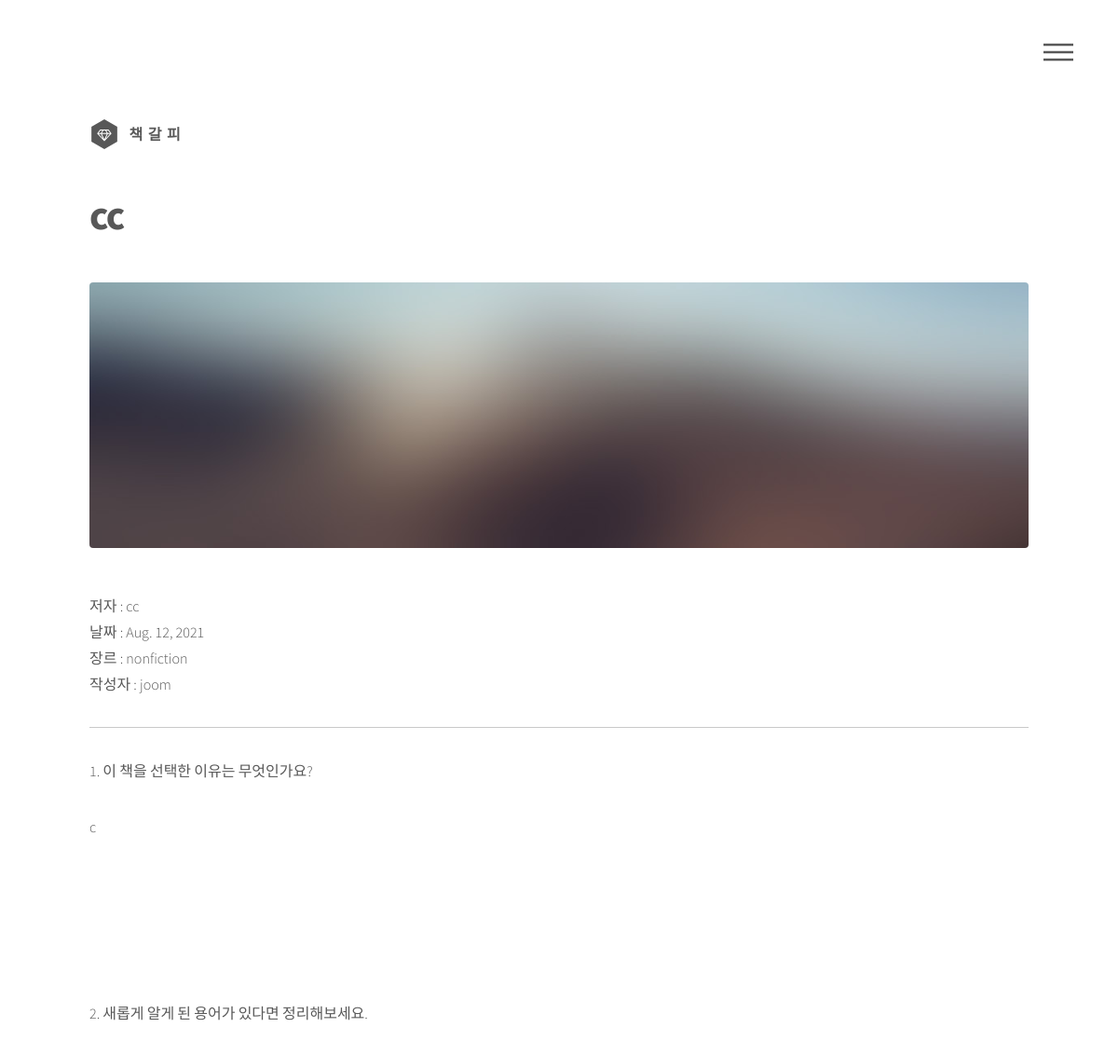
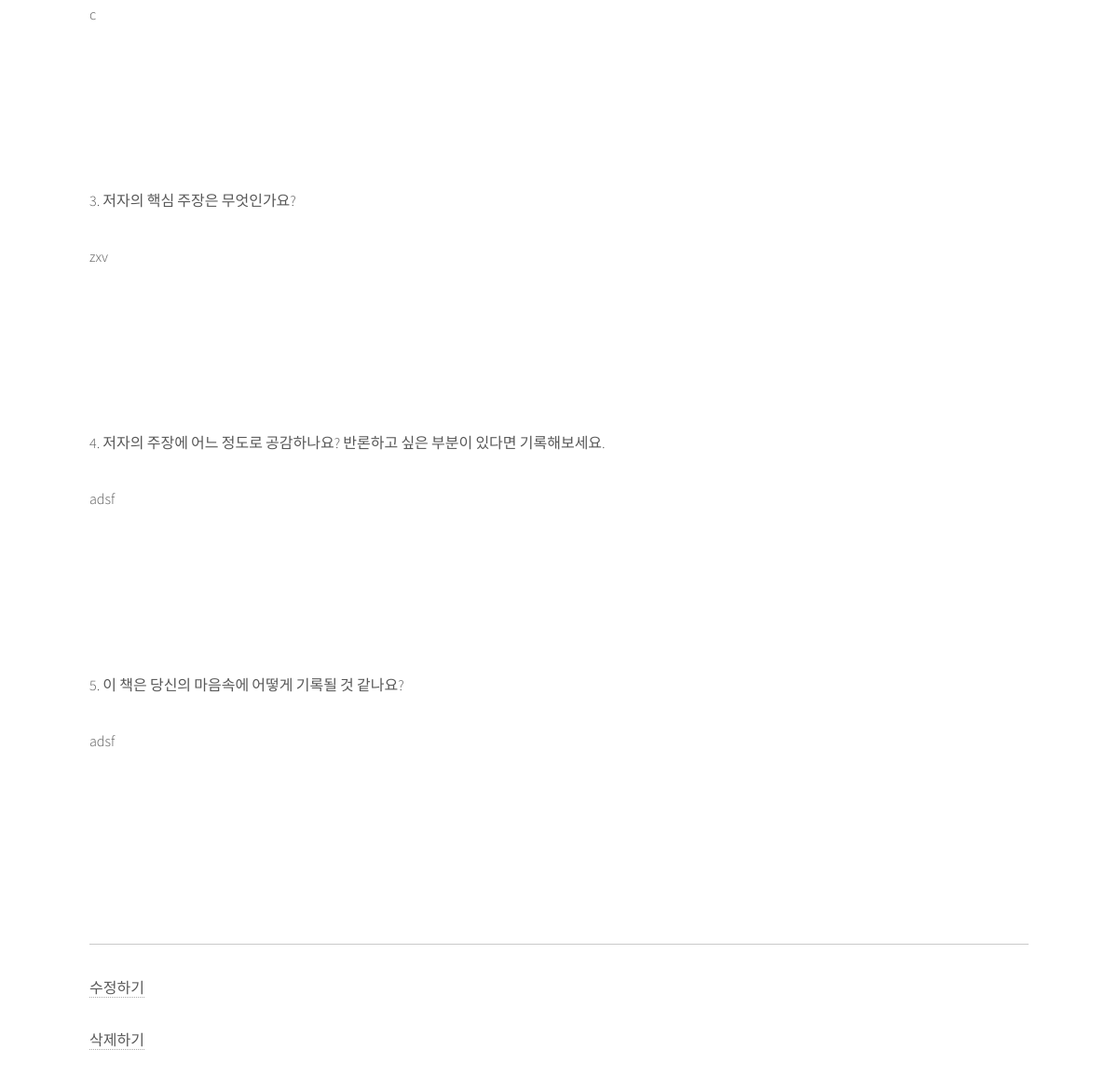
/2, run on the app's committed database (2 pictures, top to bottom).
### main/models.py (models this page shows, shortened)
class Book(models.Model):# 소설,시,비문학,에세이에 공통적으로 사용되는 모델입니다.
    title = models.CharField(max_length=100)
    writer = models.CharField(max_length=50)
    read_date = models.DateField()
    question1 = models.TextField()
    question2 = models.TextField()
    question3 = models.TextField()
    question4 = models.TextField()
    question5 = models.TextField()
    genre = models.CharField(max_length=10)
    author=models.ForeignKey(User, related_name='books',on_delete=models.CASCADE)

### main/views.py (the view)
# urls.py: path('<str:id>',detail,name="detail"),
def detail(request,id):
    book=get_object_or_404(Book,pk=id)
    return render(request,'detail.html',{'book':book})

### main/templates/detail.html (shortened to what this page needs)
<!DOCTYPE HTML>
<html>
	<head>
		<link rel="stylesheet" href="static/css/main.css" />
	</head>
	<body class="is-preload">
			<div id="wrapper">
					<header id="header">
						<div class="inner">
								<a href="{% url 'home' %}" class="logo">
									<span class="symbol"><img src="static/images/logo.svg" alt="" /></span><span class="title">책갈피</span>
								</a>
								<nav>
									<ul>
										<li><a href="#menu">Menu</a></li>
									</ul>
								</nav>
						</div>
					</header>
					<div id="main">
						<div class="inner">
							<h1>{{book.title}}</h1>
							<span class="image main"><img src="static/images/pic13.jpg" alt="" /></span>
							<div>
							저자 : {{book.writer}}
							<br>
							날짜 : {{book.read_date}}
							<br>
							장르 : {{book.genre}}
							<br>
							작성자 : {{book.author}}
							</div>
							<hr>
							{% if book.genre == 'nonfiction' %}
								<p>1. 이 책을 선택한 이유는 무엇인가요?</p>
								<p> {{book.question1}}</p>
								<br><br><br><br><br>
								<p>2. 새롭게 알게 된 용어가 있다면 정리해보세요.</p>
								<p> {{book.question2}}</p>
								<br><br><br><br><br>
								<p>3. 저자의 핵심 주장은 무엇인가요?</p>
								<p> {{book.question3}}</p>
								<br><br><br><br><br>
								<p>4. 저자의 주장에 어느 정도로 공감하나요? 반론하고 싶은 부분이 있다면 기록해보세요.</p>
								<p> {{book.question4}}</p>
								<br><br><br><br><br>
								<p>5. 이 책은 당신의 마음속에 어떻게 기록될 것 같나요?</p>
								<p> {{book.question5}}</p>
								<br><br><br><br><br>
								<hr>
								<a href="{% url 'editBook' book.id %}">수정하기</a>
								<br>
								<br>
								<a href="{% url 'deleteBook' book.id %}">삭제하기</a>
							{% endif %}
						</div>
					</div>
			</div>
	</body>
</html>

### main/static/css/main.css (style rules this page uses)
html, body, div, span, applet, object, iframe, h1, h2, h3, h4, h5, h6, p, blockquote, pre, a, abbr, acronym, address, big, cite, code, del, dfn, em, img, ins, kbd, q, s, samp, small, strike, strong, sub, sup, tt, var, b, u, i, center, dl, dt, dd, ol, ul, li, fieldset, form, label, legend, table, caption, tbody, tfoot, thead, tr, th, td, article, aside, canvas, details, embed, figure, figcaption, footer, header, hgroup, menu, nav, output, ruby, section, summary, time, mark, audio, video { margin: 0; padding: 0; border: 0; font-size: 100%; font: inherit; vertical-align: baseline; }
article, aside, details, figcaption, figure, footer, header, hgroup, menu, nav, section { display: block; }
body { line-height: 1; }
ol, ul { list-style: none; }
body { -webkit-text-size-adjust: none; }
body { -ms-overflow-style: scrollbar; }
html { box-sizing: border-box; }
*, *:before, *:after { box-sizing: inherit; }
body { background: #ffffff; }
body, input, select, textarea { color: #585858; font-family: "Source Sans Pro", Helvetica, sans-serif; font-size: 16pt; font-weight: 300; line-height: 1.75; }
@media screen and (max-width: 1680px) { body, input, select, textarea { font-size: 14pt; } }
@media screen and (max-width: 1280px) { body, input, select, textarea { font-size: 12pt; } }
a { -moz-transition: border-bottom-color 0.2s ease, color 0.2s ease; -webkit-transition: border-bottom-color 0.2s ease, color 0.2s ease; -ms-transition: border-bottom-color 0.2s ease, color 0.2s ease; transition: border-bottom-color 0.2s ease, color 0.2s ease; text-decoration: none; color: #585858; border-bottom: dotted 1px rgba(88, 88, 88, 0.5); }
p { margin: 0 0 2em 0; }
h1 { font-size: 2.75em; font-weight: 700; line-height: 1.3; margin: 0 0 1em 0; letter-spacing: -0.035em; }
hr { border: 0; border-bottom: solid 1px #c9c9c9; margin: 2em 0; }
ul { list-style: disc; margin: 0 0 2em 0; padding-left: 1em; }
ul li { padding-left: 0.5em; }
.image { border-radius: 4px; border: 0; display: inline-block; position: relative; }
.image img { border-radius: 4px; display: block; }
.image.main { display: block; margin: 0 0 3em 0; width: 100%; }
.image.main img { width: 100%; }
#header { padding: 8em 0 0.1em 0 ; }
#header .logo { display: block; border-bottom: 0; color: inherit; font-weight: 900; letter-spacing: 0.35em; margin: 0 0 2.5em 0; text-decoration: none; text-transform: uppercase; display: inline-block; }
#header .logo > * { display: inline-block; vertical-align: middle; }
#header .logo .symbol { margin-right: 0.65em; }
#header .logo .symbol img { display: block; width: 2em; height: 2em; }
#header nav { position: fixed; right: 2em; top: 2em; z-index: 10000; }
#header nav ul { display: -moz-flex; display: -webkit-flex; display: -ms-flex; display: flex; -moz-align-items: center; -webkit-align-items: center; -ms-align-items: center; align-items: center; list-style: none; margin: 0; padding: 0; }
#header nav ul li { display: block; padding: 0; }
#header nav ul li a { display: block; position: relative; height: 3em; line-height: 3em; padding: 0 1.5em; background-color: rgba(255, 255, 255, 0.5); border-radius: 4px; border: 0; font-size: 0.8em; font-weight: 900; letter-spacing: 0.35em; text-transform: uppercase; }
#header nav ul li a[href="#menu"] { -webkit-tap-highlight-color: transparent; width: 4em; text-indent: 4em; font-size: 1em; overflow: hidden; padding: 0; white-space: nowrap; }
#header nav ul li a[href="#menu"]:before, #header nav ul li a[href="#menu"]:after { -moz-transition: opacity 0.2s ease; -webkit-transition: opacity 0.2s ease; -ms-transition: opacity 0.2s ease; transition: opacity 0.2s ease; content: ''; display: block; position: absolute; top: 0; left: 0; width: 100%; height: 100%; background-position: center; background-repeat: no-repeat; background-size: 2em 2em; }
#header nav ul li a[href="#menu"]:before { opacity: 0; }
#header nav ul li a[href="#menu"]:after { opacity: 1; }
#wrapper { -moz-transition: opacity 0.45s ease; -webkit-transition: opacity 0.45s ease; -ms-transition: opacity 0.45s ease; transition: opacity 0.45s ease; opacity: 1; }
#main { padding: 0em 0 6em 0 ; }
#wrapper > * > .inner { width: 100%; max-width: 68em; margin: 0 auto; padding: 0 2.5em; }

### data on the page
Book: title "cc", writer "cc", read_date "Aug. 12, 2021", genre "nonfiction", author "joom", question1 "c", question2 "c", question3 "zxv", question4 "adsf", question5 "adsf"
